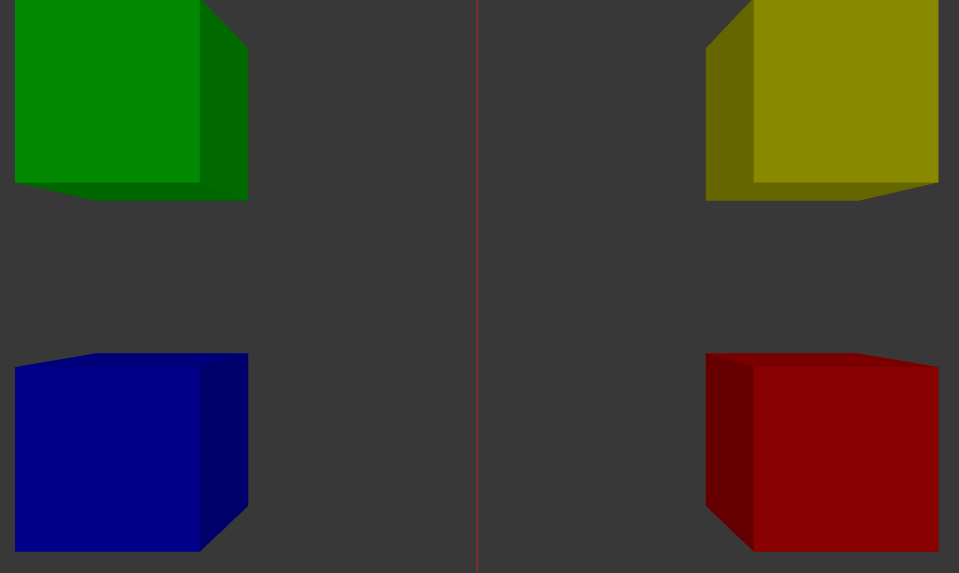
#> input picture hsv parameter test/box.png, 959 x 573 px, found by its file name
$ python hsv_values.py
#> lines starting #> are read from the running program, lines starting #| are printed output that depends on the picture; after the words box and inside, x2 and y2 are one past the last pixel; in counts of white or black regions, pixels touching at a corner belong together

import cv2
import numpy as np
import imutils
from std_msgs.msg import Int32


def nothing(x):
    pass


cv2.namedWindow("TRACK")
cv2.createTrackbar("L-H","TRACK",0,255,nothing)
cv2.createTrackbar("L-S","TRACK",0,255,nothing)
cv2.createTrackbar("L-V","TRACK",0,255,nothing)
cv2.createTrackbar("U-H","TRACK",255,255,nothing)
cv2.createTrackbar("U-S","TRACK",255,255,nothing)
cv2.createTrackbar("U-V","TRACK",255,255,nothing)

while True:
    frame = cv2.imread('/home/adel/vision/box.png')
#> frame is the input picture: shape (573, 959, 3); mean B, G, R 48.5, 58.9, 59.1
    frame=cv2.resize(frame,None,fx=0.6,fy=0.6)
#> frame: shape (344, 575, 3)
    hsv =cv2.cvtColor(frame,cv2.COLOR_BGR2HSV)
#> hsv: shape (344, 575, 3); mean H, S, V 17.3, 83.3, 80.3
    LH=cv2.getTrackbarPos("L-H","TRACK")
    LS=cv2.getTrackbarPos("L-S","TRACK")
    LV=cv2.getTrackbarPos("L-V","TRACK")
    UH=cv2.getTrackbarPos("U-H","TRACK")
    US=cv2.getTrackbarPos("U-S","TRACK")
    UV=cv2.getTrackbarPos("U-V","TRACK")

    hsv = cv2.cvtColor(frame, cv2.COLOR_BGR2HSV)
    low_red=np.array([LH,LS,LV])
    high_red=np.array([UH,US,UV])

    mask = cv2.inRange(hsv, low_red, high_red)
#> mask: shape (344, 575); every value is 255

    cnts = cv2.findContours(mask, cv2.RETR_TREE, cv2.CHAIN_APPROX_SIMPLE)
#> cnts = 1 contour; box (x1, y1, x2, y2) and area: (0, 0, 575, 344) 196882
    cnts = imutils.grab_contours(cnts)
#> cnts = [[[0, 0], [0, 343], [574, 343], [574, 0]]]

    for c in cnts:
        area = cv2.contourArea(c)
        if area> 0:

            M = cv2.moments(c)

            cx = int(M["m10"]/ M["m00"])
            cy = int(M["m01"]/ M["m00"])
            ccx=str(cx)
            ccy=str(cy)

            cv2.drawContours(frame, [c], -1, (0,255,0), 1)
            cv2.circle(frame, (cx, cy), 7, (255,255,255), -1)
            cv2.putText(frame, "CENTER", (cx-20, cy-20), cv2.FONT_HERSHEY_SIMPLEX, 0.5, (0,0,0), 2)

            cv2.putText(frame,ccx,(cx+20, cy+20), cv2.FONT_HERSHEY_SIMPLEX, 0.5, (0,0,0),2)
            cv2.putText(frame,ccy,(cx+60, cy+20), cv2.FONT_HERSHEY_SIMPLEX, 0.5, (0,0,0),2)

            cv2.imshow("Frame", frame)
            cv2.imshow("mask",mask)
#> this loop made 1 pass
#> (c, area, cx, cy, ccx, ccy) on pass 1: ([[0, 0], [0, 343], [574, 343], [574, 0]], 196882, 287, 171, '287', '171')
#> pass 1, `cv2.imshow("Frame", frame)`:
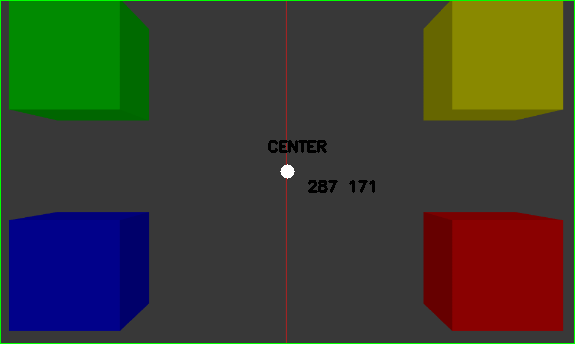
#> window 'Frame': shape (344, 575, 3); mean B, G, R 48, 60.6, 58.5

    k = cv2.waitKey(1)
#> (key Esc is pressed here)
    if k == 27:
        break

cv2.destroyAllWindows()
